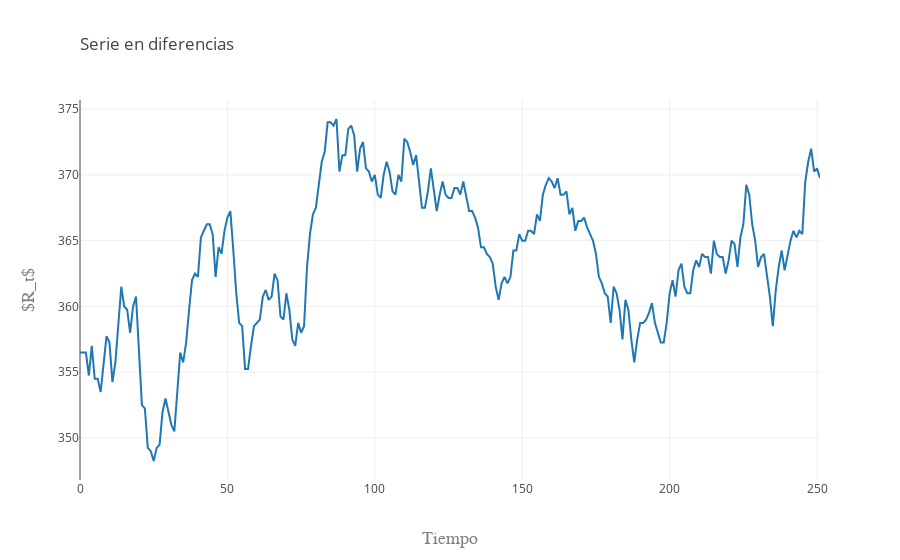

The notebook cell this image was saved under:
### Markdown cell above
**Gráfica de la diferencia**

### Code cell
trace1 = go.Scatter(
    y = X,
    x = np.arange(N),
    name = '$R_t$'
)

data = [trace1]
layout = go.Layout(
    title=go.layout.Title(
        text='Serie en diferencias',
        xref='paper',
        x=0
    ),
    xaxis=go.layout.XAxis(
        title=go.layout.xaxis.Title(
            text='Tiempo',
            font=dict(
                family='Arial',
                size=18,
                color='#7f7f7f'
            )
        )
    ),
    yaxis=go.layout.YAxis(
        title=go.layout.yaxis.Title(
            text='$R_t$',
            font=dict(
                family='Arial',
                size=18,
                color='#7f7f7f'
            )
        )
    )
)
fig = go.Figure(data=data, layout=layout)
py.iplot(fig, filename='Retornos')

### Figure 1 — Plotly figure (JSON) as saved in the notebook; plotly's stock layout.template omitted (floating-point values rounded to 4 significant figures; data arrays with more than 128 entries replaced by an {"elided": "..."} marker saying what was removed)
{"data": [{"name": "$R_t$", "type": "scatter", "uid": "7e6a36f5-80ba-47f2-b276-b761ac5475c1", "x": {"elided": "252 int values"}, "y": {"elided": "252 float values"}}], "layout": {"autosize": true, "title": {"text": "Serie en diferencias", "x": 0, "xref": "paper"}, "xaxis": {"autorange": true, "range": [0, 251], "title": {"font": {"color": "#7f7f7f", "family": "Arial", "size": 18}, "text": "Tiempo"}, "type": "linear"}, "yaxis": {"autorange": true, "range": [346.8, 375.7], "title": {"font": {"color": "#7f7f7f", "family": "Arial", "size": 18}, "text": "$R_t$"}, "type": "linear"}}}
